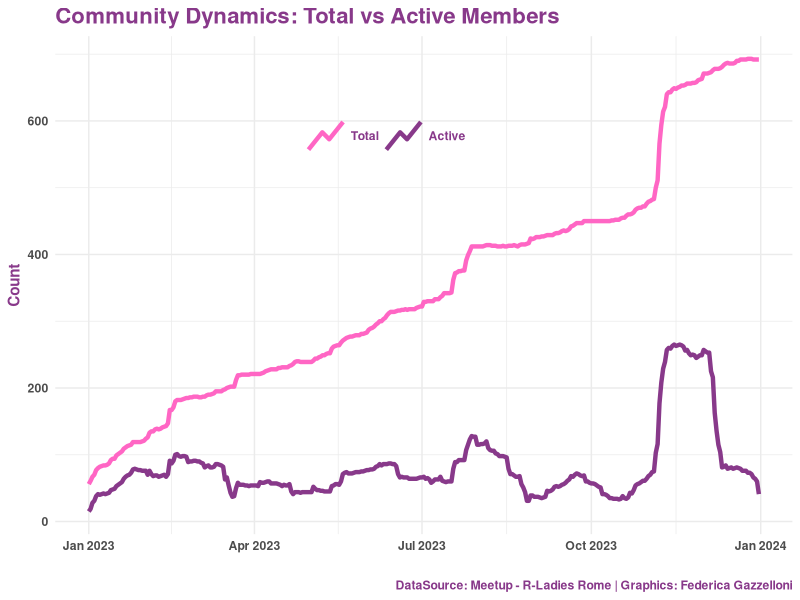
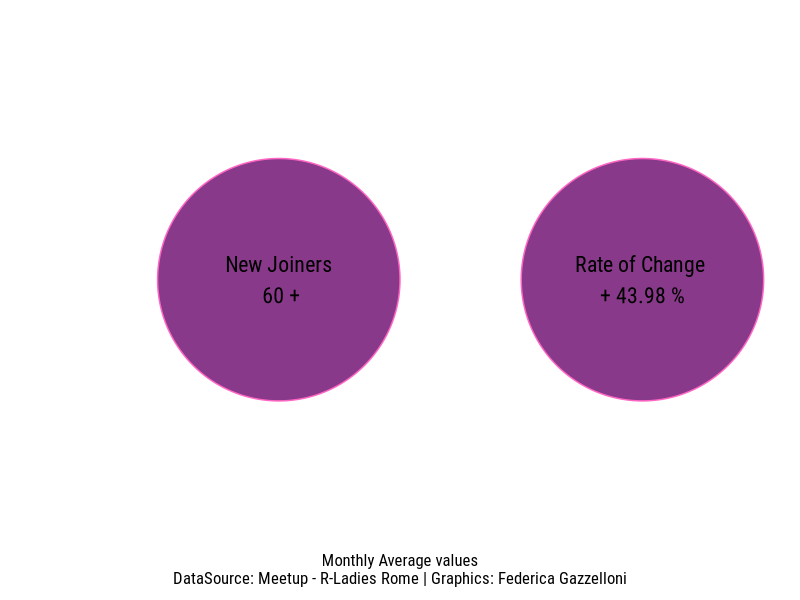
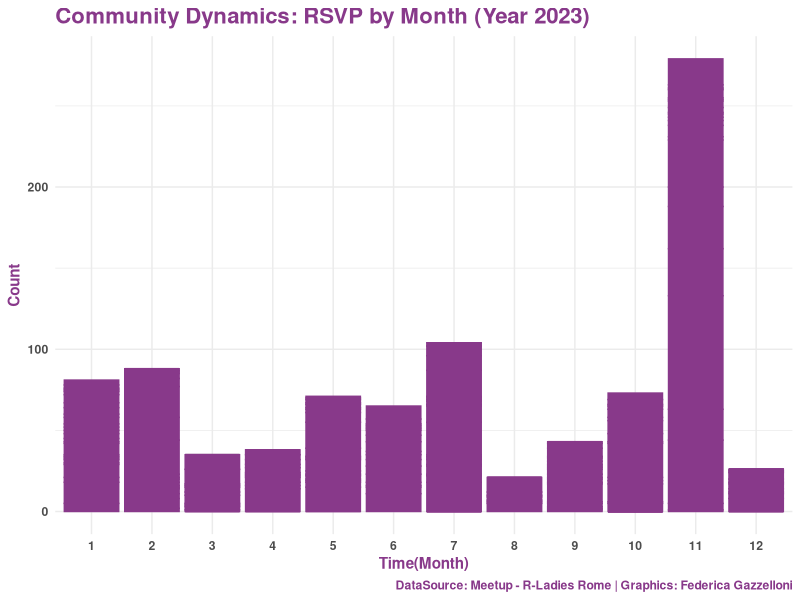

These figures' R source, in order:
## ---- chunk 1
#| echo: false
#| message: false
#| warning: false
library(tidyverse)
joins <- read.csv("data/R-Ladies Rome Group Joins.csv")
rsvp<- read_csv("data/R-Ladies Rome RSVPs.csv")
active <- read_csv("data/R-Ladies Rome Total and Active Members.csv")

data <- joins %>%
  rename(joins=value)%>%
  mutate(date=as.Date(date,"%Y-%m-%d"))%>%
  full_join(rsvp%>%
              rename(rsvp=value)%>%
              mutate(date=as.Date(date,"%Y-%m-%d")),
            by="date")%>%
  full_join(active%>%
              mutate(date=as.Date(date,"%Y-%m-%d")),
            by="date")%>%
  distinct()%>%
  arrange(date)%>%
  complete(date = seq.Date(min(date), max(date), by = "day")) %>%
  fill(c("total","active"), .direction = "down")%>%
  mutate(joins=ifelse(is.na(joins),0,joins),
         rsvp=ifelse(is.na(rsvp),0,rsvp),
         tot=(cumsum(joins)),
         tot=ifelse(is.na(tot),joins,tot),.after=joins)%>%
  mutate(year=year(date),
         month=month(date),.after = date)%>%
  filter(!year==2024)

# write_csv(data,"data/rladiesrome_data.csv")
## ---- chunk 2
#| echo: false
#| message: false
#| warning: false
data %>%
  filter(year==2023)%>%
  pivot_longer(cols = c("total","active"))%>%
  ggplot()+
  geom_line(aes(date,value,group=name,color=name),
            lwd=1.5,
            key_glyph = "timeseries")+
  scale_color_manual(values=c("#88398a","#ff66c4"),
                     labels=c("active"="Active","total"="Total"))+
  guides(color=guide_legend(reverse = T))+
  labs(title="Community Dynamics: Total vs Active Members",
       x="",y="Count",
       caption = "DataSource: Meetup - R-Ladies Rome | Graphics: Federica Gazzelloni")+
  theme_minimal()+
  theme(text=element_text(color="#88398a",face="bold"),
        plot.title = element_text(size=16),
        legend.position = c(0.45,0.8),
        legend.title = element_blank(),
        legend.key.size = unit(25,units = "pt"),
        legend.direction = "horizontal")

# ggsave("~/Documents/R/R_general_resources/R-Ladies/RLadiesRome/website-italy-rladiesrome/blog/posts/012024/012024.png", bg="white",width = 6,height = 4)
## ---- chunk 3
#| echo: false
#| message: false
#| warning: false
circles <- data.frame(
  x0 = rep(c(1,2.5),each=2),
  y0 = rep(1,each=4),
  r = rep(c(0.4,0.5), 1)
)

data %>%
   select(month,joins)%>%
  group_by(month)%>%
  summarise(total_joiners=sum(joins))%>%
  mutate(lag=lag(total_joiners),
         lag=ifelse(is.na(lag),0,lag),
         rate_of_change=round(((total_joiners-lag)/lag)*100,2),
         rate_of_change=ifelse(is.infinite(rate_of_change),0,rate_of_change))%>%
  map_dfr(mean)%>%
  ggplot()+
  ggforce::geom_circle(aes(x0 = x0, y0 = y0, r = r),
                       fill="#88398a",
                       color="#ff66c4",
                       data = circles)+
  geom_text(aes(x=1,y=1,
                label=paste("New Joiners\n",round(total_joiners),"+")),
            family = "Roboto Condensed",face="bold",size=5.5)+
   geom_text(aes(x=2.5,y=1,
                label=paste("Rate of Change","\n+",rate_of_change,"%")),
             family = "Roboto Condensed",face="bold",size=5.5)+
labs(caption="Monthly Average values\nDataSource: Meetup - R-Ladies Rome | Graphics: Federica Gazzelloni")+
  xlim(0,3)+
  ylim(0,2)+
  coord_fixed()+
  theme_void(base_family = "Roboto Condensed")+
  theme(plot.caption = element_text(hjust = 0.5,size=12))
## ---- chunk 4
#| echo: false
#| message: false
#| warning: false
data%>%
  filter(year==2023)%>%
  mutate(month=as.integer(month))%>%
  ggplot()+
  geom_col(aes(factor(month),rsvp),fill="#88398a",color="#88398a")+
  labs(title="Community Dynamics: RSVP by Month (Year 2023)",
       x="Time(Month)",y="Count",
       caption = "DataSource: Meetup - R-Ladies Rome | Graphics: Federica Gazzelloni")+
  theme_minimal()+
  theme(text=element_text(color="#88398a",face="bold"),
        plot.title = element_text(size=16),
        legend.position = c(0.45,0.8),
        legend.title = element_blank(),
        legend.key.size = unit(25,units = "pt"),
        legend.direction = "horizontal")
